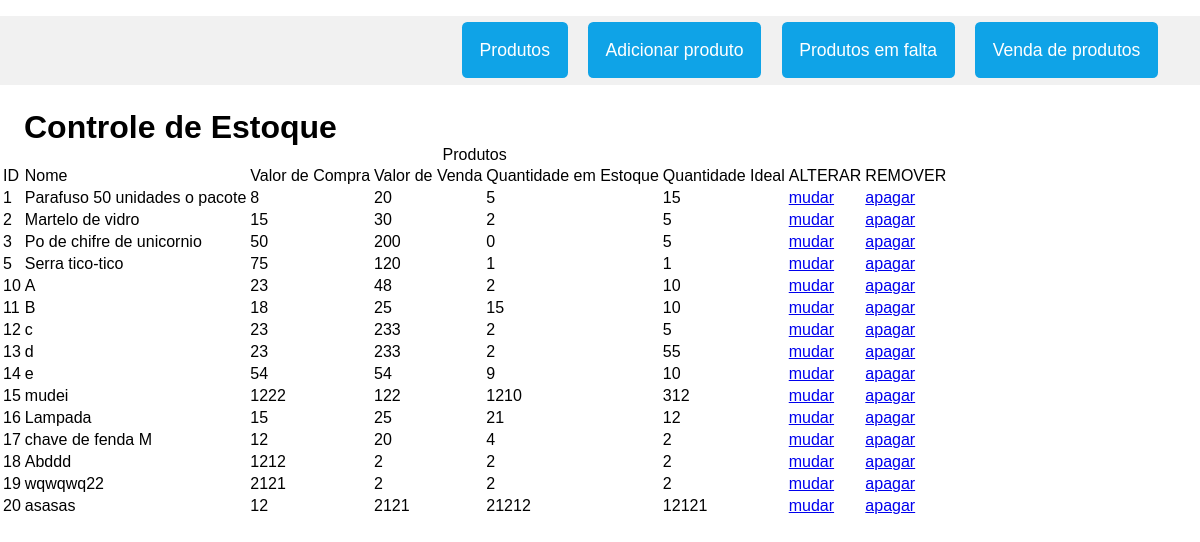
/produtos, run on an earlier commit of the app's database.
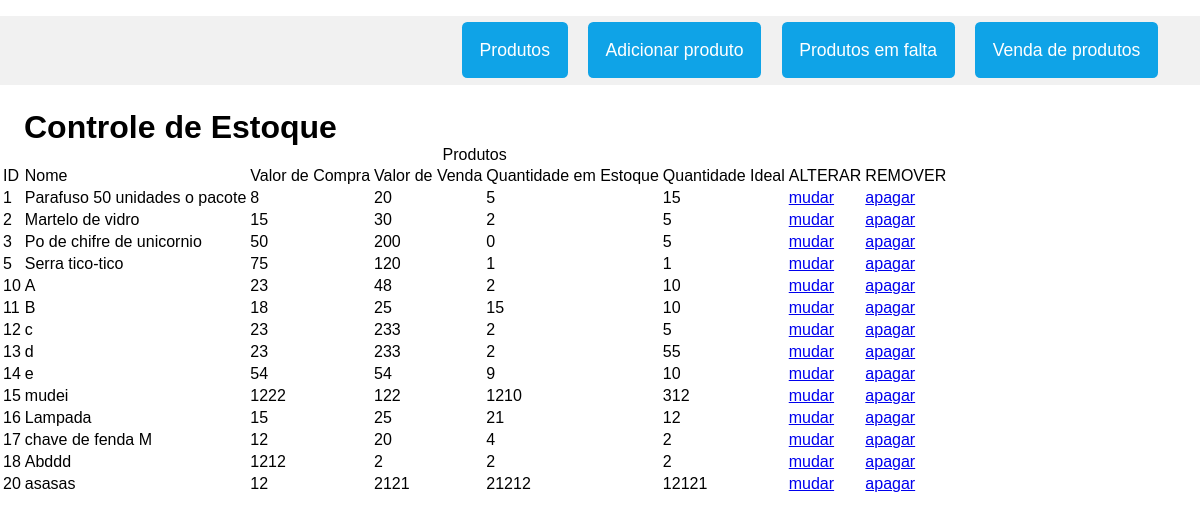
And on a later commit of the database.
### db.py (models this page shows)
class Estoque(db.Model):
    __tablename_ = 'produtos'
    id = db.Column(db.Integer, primary_key=True)
    nome = db.Column(db.Text, unique=True)
    valor_compra = db.Column(db.Text)
    valor_venda = db.Column(db.Text)
    quantidade_estoque = db.Column(db.Text)
    quantidade_ideal = db.Column(db.Text)

### views.py (the view)
@app.route('/produtos')
def produtos():
    produtos = Estoque.query.all()
    return render_template('produtos.html', produtos=produtos)

### templates/produtos.html (shortened to what this page needs)
{% extends "template.html" %}
{% block h1 %}Controle de Estoque{% endblock %}
{% block conteudo%}
<table>
    <caption>Produtos</caption>
    <tr>
        <td>ID</td>
        <td>Nome</td>
        <td>Valor de Compra</td>
        <td>Valor de Venda</td>
        <td>Quantidade em Estoque</td>
        <td>Quantidade Ideal</td>
        <td>ALTERAR</td>
        <td>REMOVER</td>
    </tr>
    {% for produto in produtos %}
    <tr>
        <td>{{ produto.id }}</td>
        <td>{{ produto.nome }}</td>
        <td>{{ produto.valor_compra }}</td>
        <td>{{ produto.valor_venda }}</td>
        <td>{{ produto.quantidade_estoque }}</td>
        <td>{{ produto.quantidade_ideal }}</td>
        <td><a href="{{ url_for('alterar_produto', id=produto.id)}}">mudar</a></td>
        <td><a href="{{ url_for('excluir_produto', id=produto.id)}}">apagar</a></td>
    </tr>
    {% endfor %}
</table>
{% endblock %}

### templates/template.html (shortened to what this page needs)
<!DOCTYPE html>
<html lang="pt-br">
<head>
    <link rel="stylesheet" href="{{ url_for('static', filename='template.css')}}">
</head>
<body>
<header class="top-header">
    <nav class="menu">
        <ul class="options">
            <div class="list">
                <li><a href="{{ url_for('produtos') }}">Produtos</a></li>
                <li><a href="{{ url_for('novo_produto', erro_nome='nao')}}">Adicionar produto</a></li>
                <li><a href="{{ url_for('produtos_faltando')}}">Produtos em falta</a></li>
                <li><a href="{{ url_for('venda')}}">Venda de produtos</a></li>
            </div>
        </ul>
    </nav>
    <h1>{% block h1 %}{% endblock %}</h1>
</header>
{% block conteudo %}
{% endblock %}
</body>
</html>

### static/template.css (style rules this page uses)
body { margin: 0; padding: 0; font-family: sans-serif; }
h1 { margin: 2% 0 0 2%; }
.menu { width: 100%; }
.top-header { margin-top:0; }
.list { text-align: right; margin-right: 10px; }
.options { padding: 2%; background: #f1f1f1; }
.options, .options a { list-style: none; text-decoration: none; }
.options li { display: inline-block; padding: 0 .5em 0 .5em; }
.options a { padding: 1em; border-radius: .3em; font-size: 1.1em; color: #fff; background: #0fa3e7; transition: background.3s; }

What changed in the data, as far as the page shows it:
removed Estoque: id "19", nome "wqwqwq22", valor_compra "2121", valor_venda "2", quantidade_estoque "2", quantidade_ideal "2"
